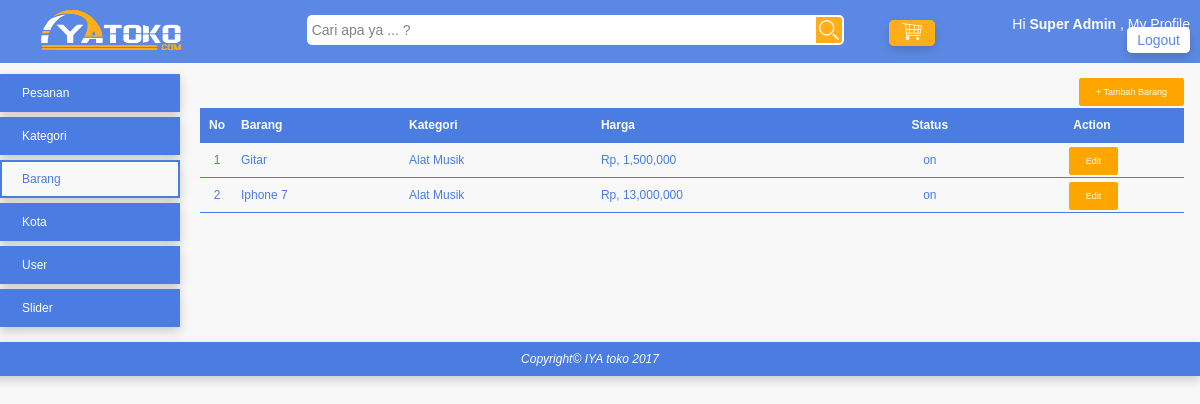
Page /index.php?page=my_profile&module=barang&action=list (signed in) on the committed database.
### tables this page shows
CREATE TABLE `tb_barang` (
  `id_barang` int(10) NOT NULL AUTO_INCREMENT,
  `id_supplier` int(10) NOT NULL,
  `id_kategori` int(10) NOT NULL,
  `nama_barang` varchar(250) NOT NULL,
  `spesifikasi` text NOT NULL,
  `gambar` varchar(300) NOT NULL,
  `harga` int(10) NOT NULL,
  `stok` tinyint(1) NOT NULL,
  `status` enum('on','off') NOT NULL,
  PRIMARY KEY (`id_barang`)
);

CREATE TABLE `tb_kategori` (
  `id_kategori` int(10) NOT NULL AUTO_INCREMENT,
  `nama_kategori` varchar(150) NOT NULL,
  `status` enum('on','off') NOT NULL,
  PRIMARY KEY (`id_kategori`)
);

### function/helper.php (called while the page is built, shortened)
<?php
	function rupiah($nilai = 0){
		$string = "Rp, ". number_format($nilai);
		return $string;
	}
?>

### module/barang/list.php (the view)
<div id="frame-tambah">
	<a href="<?php echo BASE_URL."index.php?page=my_profile&module=barang&action=form"; ?>" class="tombol-action">+ Tambah Barang</a>
</div>
<?php
	$query = mysqli_query($koneksi, "SELECT tb_barang.*, tb_kategori.nama_kategori FROM tb_barang JOIN tb_kategori ON tb_barang.id_kategori=tb_kategori.id_kategori ORDER BY nama_barang ASC");
	if (mysqli_num_rows($query) == 0) {
		echo "<h3>Saat ini belum ada barang di dalam tabel barang</h3>";
	}else{
		echo "<table class='table-list'>";
		echo "<tr class='baris-title'>
				<th class='kolom-nomor'>No</th>
				<th class='kiri'>Barang</th>
				<th class='kiri'>Kategori</th>
				<th class='kiri'>Harga</th>
				<th class='tengah'>Status</th>
				<th class='tengah'>Action</th>
			  </tr>";
		$no=1;
		while ($row=mysqli_fetch_assoc($query)) {
			echo "<tr>
					<td class='kolom-nomor'>$no</td>
					<td class='kiri'>$row[nama_barang]</td>
					<td class='kiri'>$row[nama_kategori]</td>
					<td class='kiri'>".rupiah($row["harga"])."</td>
					<td class='tengah'>$row[status]</td>
					<td class='tengah'>
						<a class='tombol-action' href='".BASE_URL."index.php?page=my_profile&module=barang&action=form&id_barang=$row[id_barang]'>Edit</a>
					</td>
				  </tr>";
			$no++;
		}
		echo "</table>";
	}
?>

### css/style.css (style rules this page uses)
body { font-family: arial; font-size: 12px; color: #4A7CE2; background: #F8F8F8; margin: 0px; margin-top: 64px; }
.table-list { width: 100%; border-collapse: collapse; }
.table-list tr { border-bottom: 1px #4A7CE2 solid; }
.table-list tr.baris-title { background: #4A7CE2; color: white; }
.table-list tr th, .table-list tr td { padding: 10px 7px; }
.kolom-nomor { width: 20px; text-align: center; }
.kiri { text-align: left; }
.tengah { text-align: center; }
#frame-tambah { margin-bottom: 10px; text-align: right; }
.tombol-action { border: 2px orange solid; background: orange; color: white; padding: 7px 15px; border-radius: 3px; cursor: pointer; text-decoration: none; margin-left: 3px; font-size: 9px; }

### rows in the picture
tb_barang: nama_barang "Gitar", id_kategori.nama_kategori "Alat Musik", harga "Rp, 1,500,000", status "on"
tb_barang: nama_barang "Iphone 7", id_kategori.nama_kategori "Alat Musik", harga "Rp, 13,000,000", status "on"

### other values in the picture
$nama_user "Super Admin"
